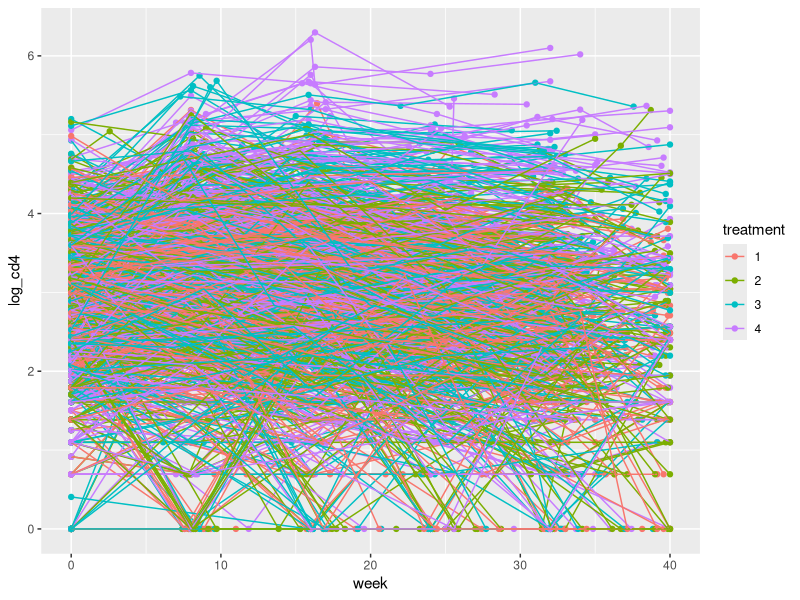
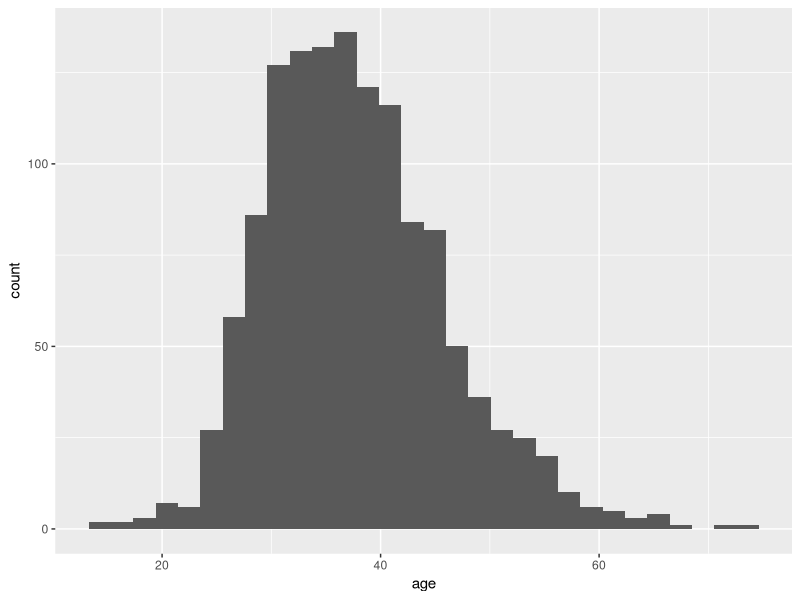
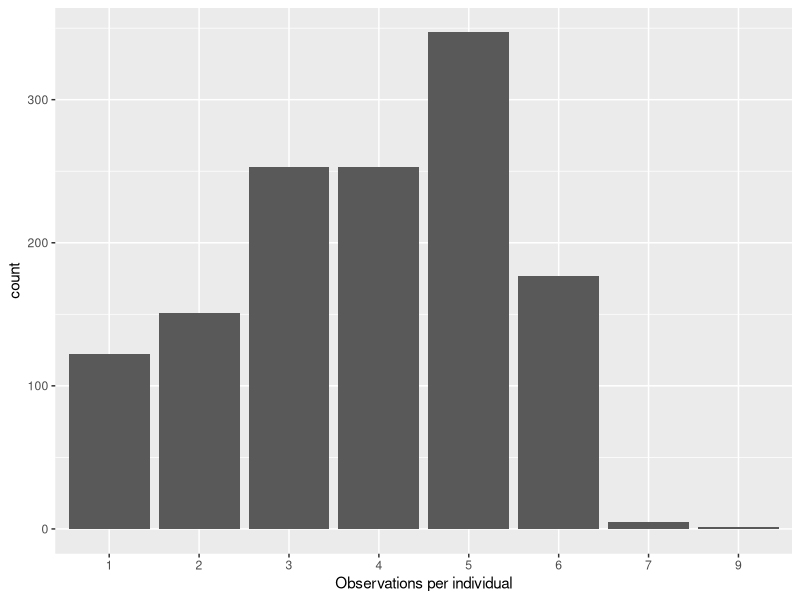

These figures' R source, in order:
## ---- chunk 1
library(tidyverse)
library(magrittr)
library(nlme)
library(mgcv)

aids <- read_csv(here::here("data/aids.csv"))

# change treatment to factor
aids %<>% 
  mutate(treatment = factor(treatment),
         gender = factor(gender))

glimpse(aids)

# number of participants
num_of_subjects <- n_distinct(aids$id)
## ---- chunk 2
# spaghetti plot
aids %>% 
  ggplot(aes(x = week, y = log_cd4, group = id, color = treatment)) +
  geom_point() + 
  geom_line()
## ---- chunk 3
summary(aids)
## ---- chunk 4

## ---- chunk 5
# age
aids %>% 
  group_by(id) %>% 
  summarize(age = mean(age)) %>% 
  ggplot(aes(x = age)) +
  geom_histogram()
## ---- chunk 6
# number of observations per subject
aids %>% 
  group_by(id) %>% 
  count() %>%
  mutate(n = factor(n, levels = c("1", "2", "3", "4", "5", "6", "7", "8", "9"))) %>% 
  ggplot(aes(x = n)) + 
  geom_bar() + 
  labs(x = "Observations per individual")

over_6 <- aids %>% 
  group_by(id) %>% 
  count() %>%
  filter(n > 6) %>% 
  nrow()
